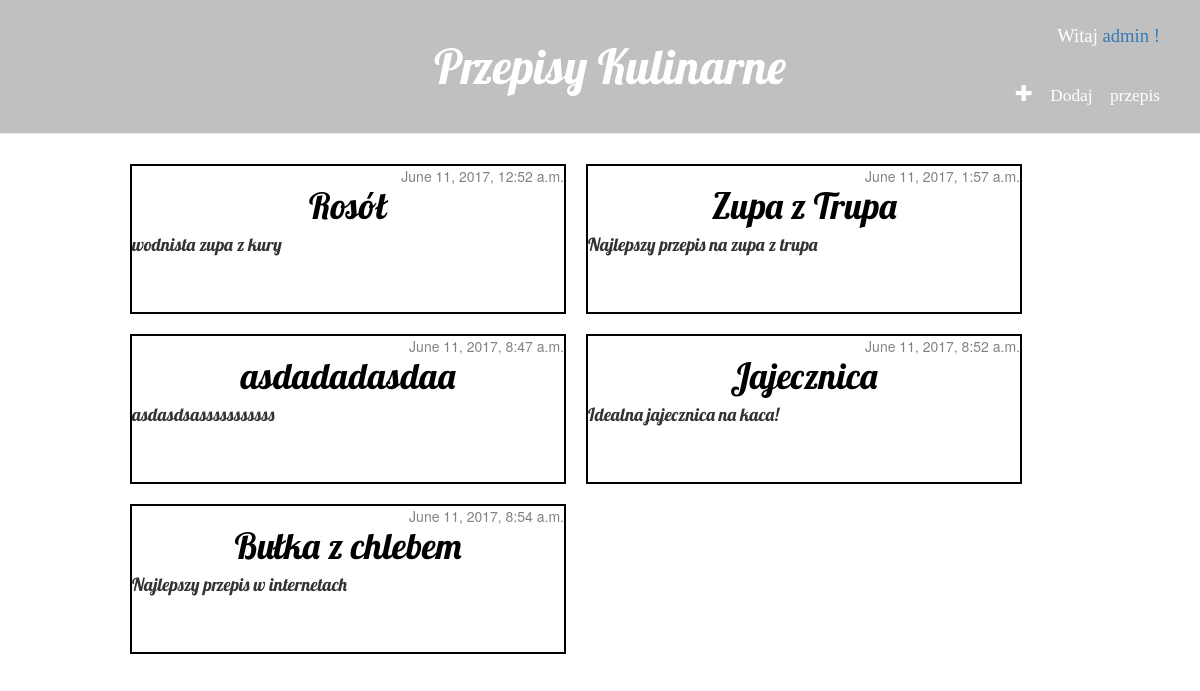
Screenshot of / (signed in) with the database file from the repository.
### homework/models.py (models this page shows, shortened)
class Post(models.Model):
    author = models.ForeignKey('auth.User')
    title = models.CharField(max_length=100)
    desc = models.TextField(max_length=200)
    text = models.TextField()
    published_date = models.DateTimeField(
            default=timezone.now)

### homework/views.py (the view)
# urls.py: url(r'^$', views.post_list, name='post_list'),
def post_list(request):
    posts = Post.objects.filter(published_date__lte=timezone.now()).order_by('published_date')
    return render(request, 'homework/post_list.html', {'posts': posts})

### homework/templates/homework/post_list.html
{% extends 'homework/base.html' %}
{% block content %}
    {% for post in posts %}
        <div class="post">
            <div class="date">
                {{ post.published_date }}
            </div>
        <h1><center><a href="{% url 'post_detail' pk=post.pk %}">{{ post.title }}</a></center></h1>
            <div class="post.desc">
                <h4>{{ post.desc|linebreaksbr }}</h4>
            </div>
        </div>
    {% endfor %}
{% endblock content %}

### homework/templates/homework/base.html (shortened to what this page needs)
{% load staticfiles %}
<html>
    <head>
        <link rel="stylesheet" href="//maxcdn.bootstrapcdn.com/bootstrap/3.2.0/css/bootstrap.min.css">
        <link rel="stylesheet" href="//maxcdn.bootstrapcdn.com/bootstrap/3.2.0/css/bootstrap-theme.min.css">
        <link rel="stylesheet" href="{% static 'css/blog.css' %}">
    </head>
<body>
    <div class="page-header">
        <h1><a href="/">Przepisy Kulinarne</a></h1>
        {% if user.is_authenticated %}
        <div class="top-right-menu">
             Witaj <a href='/admin'> {{user}} ! </a></div>
            <h3><a href="{% url 'post_new' %}" class="top-menu"><span class="glyphicon glyphicon-plus"> Dodaj przepis</span></a> </h3>
        {% else %}
        <div class="top-right-menu">
            <a href="/admin"> Zaloguj się. </a>
        </div>
        {% endif %}
    </div>
    <div class="content container">
        <div class="row">
                {% block content %}
                {% endblock %}
            </div>
        </div>
</body>
</html>

### static/css/blog.css (style rules this page uses)
.page-header { background-color: #C0C0C0; margin-top: 0; text-align: center; padding: 20px 20px 20px 40px; }
.page-header h1, .page-header h1 a, .page-header h1 a:visited, .page-header h1 a:active { color: #ffffff; font-size: 36pt; text-decoration: none; }
.content { margin: 0 auto; width: 960px; overflow: hidden; }
h1, h2, h3, h4 { font-family: 'Lobster', cursive; }
.date { float: right; color: #828282; }
.top-menu, .top-menu:hover, .top-menu:visited { color: #ffffff; float: right; font-size: 13pt; margin-right: 20px; margin-top: -30px; font-family: 'Lobster', cursive; }
.post { float: left; margin: 10px; width: 436px; height: 150px; border: 2px solid black; }
.post h1 a, .post h1 a:visited { color: #000000; }
.top-right-menu { color: #ffffff; float: right; font-size: 14pt; margin-right: 20px; margin-top: -80px; font-family: cursive; }

### rows the page displays
Post: published_date "June 11, 2017, 12:52 a.m.", title "Rosół", desc "wodnista zupa z kury"
Post: published_date "June 11, 2017, 1:57 a.m.", title "Zupa z Trupa", desc "Najlepszy przepis na zupa z trupa"
Post: published_date "June 11, 2017, 8:47 a.m.", title "asdadadasdaa", desc "asdasdsasssssssssss"
Post: published_date "June 11, 2017, 8:52 a.m.", title "Jajecznica", desc "Idealna jajecznica na kaca!"
Post: published_date "June 11, 2017, 8:54 a.m.", title "Bułka z chlebem", desc "Najlepszy przepis w internetach"

### other values shown
{{ user }} "admin"
